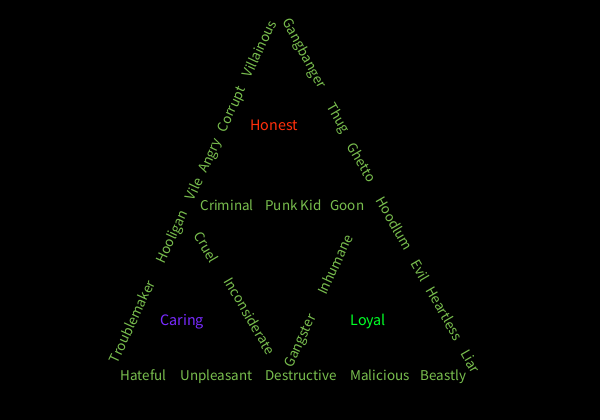
Frame 1 (no input)
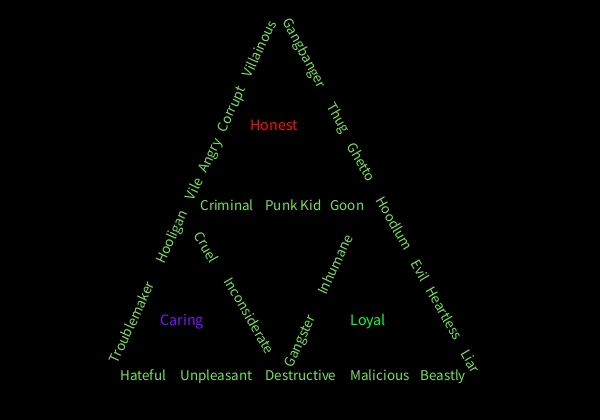
Frame 60 (the mouse pressed at the canvas centre just before this capture)
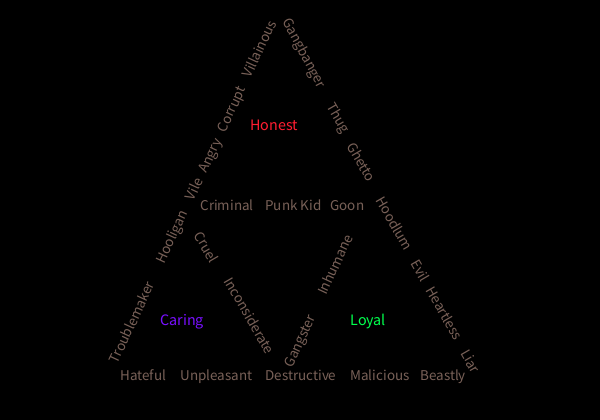
Frame 120 (the mouse held since frame 60 and released just before this capture)

The Processing sketch that drew these frames (run headless with seeded random() and noise(); from frame 60 on, the mouse is pressed at the canvas centre):

// Processing sketch: processing_119340
// ── processing_119340.pde

void setup()
{
  size(600, 420);
    
}
 
 
void draw()
{
  background(0);
  
  textSize(15);
  pushMatrix();
  fill(120, random(70, 255), random(70, 100)); 
  rotate(radians(62));
  translate(250,20);
  text("Gangbanger", -100, -260);
  popMatrix();
   
  pushMatrix();
  translate(220,40);
  rotate(radians(60));
  text("Thug", 110, -60);
  popMatrix();  
   
  pushMatrix();
  translate(240,80);
  rotate(radians(60));
  text("Ghetto", 110, -60);
  popMatrix();   
   
  pushMatrix(); 
  translate(375,200);
  rotate(radians(60));
  text("Hoodlum", 0, 0);
  popMatrix(); 
  
  pushMatrix(); 
  translate(410,263);
  rotate(radians(60));
  text("Evil", 0, 0);
  popMatrix(); 
  
  pushMatrix();
  translate(425,290);
  rotate(radians(60));
  text("Heartless", 0, 0);
  popMatrix(); 

  pushMatrix(); 
  translate(460,353);
  rotate(radians(60));
  text("Liar", 0, 0);
  popMatrix(); 
 
  pushMatrix();
  translate(420,380);
  text("Beastly", 0, 0);
  popMatrix(); 
  
  pushMatrix();
  translate(350,380);
  text("Malicious", 0, 0);
  popMatrix(); 
    
  pushMatrix();
  translate(265,380);
  text("Destructive", 0, 0);
  popMatrix(); 
  
  pushMatrix();
  translate(180,380);
  text("Unpleasant", 0, 0);
  popMatrix(); 
 
  pushMatrix();
  translate(120,380);
  text("Hateful", 0, 0);
  popMatrix(); 
  
  pushMatrix();
  rotate(radians(-65));
  translate(35,260);
  text("Villainous", 0, 0);
  popMatrix(); 
  
  pushMatrix();
  rotate(radians(-65));
  translate(-25,260);
  text("Corrupt", 0, 0);
  popMatrix(); 
 
  pushMatrix();
  rotate(radians(-65));
  translate(-70,260);
  text("Angry", 0, 0);
  popMatrix(); 
  
  pushMatrix();
  rotate(radians(-65));
  translate(-100,260);
  text("Vile", 0, 0);
  popMatrix(); 
  
  pushMatrix();
  rotate(radians(-65));
  translate(-170,260);
  text("Hooligan", 0, 0);
  popMatrix(); 
 
  pushMatrix();
  rotate(radians(-65));
  translate(-280,260);
  text("Troublemaker", 0, 0);
  popMatrix(); 

  pushMatrix();
  translate(200,210);
  text("Criminal", 0, 0);
  popMatrix(); 
  
  pushMatrix();
  translate(265,210);
  text("Punk Kid", 0, 0);
  popMatrix(); 
   
  pushMatrix();
  translate(330,210);
  text("Goon", 0, 0);
  popMatrix(); 
  
  pushMatrix();
  rotate(radians(-65));
  translate(-210,420);
  text("Gangster", 0, 0);
  popMatrix(); 
  
  pushMatrix();
  rotate(radians(-65)); 
  translate(-130,420);
  text("Inhumane", 0, 0);
  popMatrix(); 
  
  pushMatrix();
  rotate(radians(60)); 
  translate(355,-53);
  text("Inconsiderate", 0, 0);
  popMatrix(); 
  
  pushMatrix();
  rotate(radians(60));
  translate(300,-50);
  text("Cruel", 0, 0);
  popMatrix(); 
  
  textSize(16);
  pushMatrix();
  fill(255, random(50), random(50)); 
  translate(250,130);
  text("Honest", 0, 0);
  popMatrix();
  
  pushMatrix();
  fill(120, random(50), 255); 
  translate(160,325);
  text("Caring", 0, 0);
  popMatrix();
  
  pushMatrix();
  fill(0, 255, random(120)); 
  translate(350,325);
  text("Loyal", 0, 0);
  popMatrix();
  
  
  
}
 
 
 
 
 
